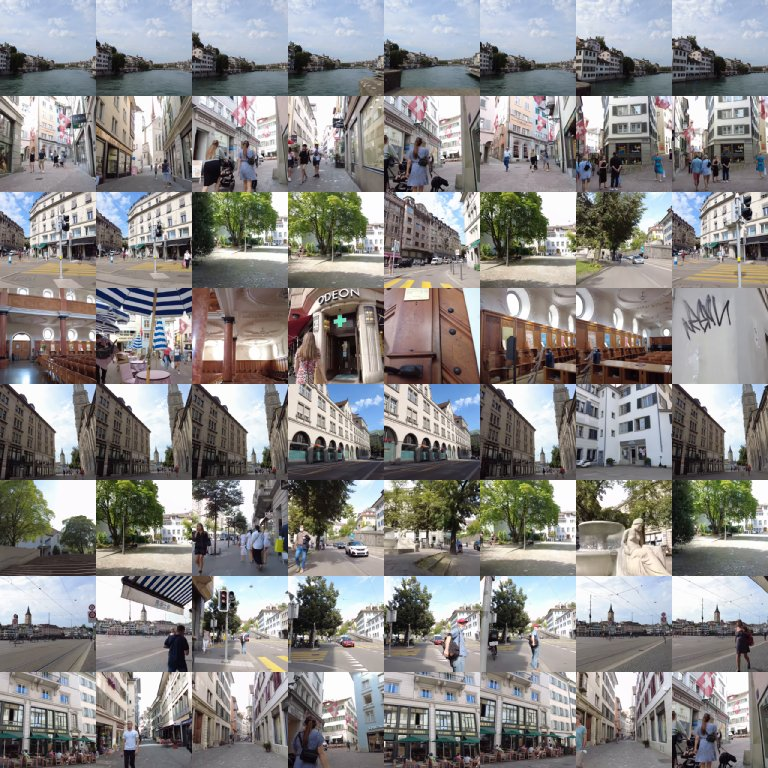

Write Python code to recreate this figure.
r"""The visual check of V18c's remade main measure's target (exp/vision/
README.md, "V18c: 主の指標を作り直す", 目視): for each of the first
``N_COMP`` whitened components of ``sem``, the ``N_EACH`` grid stacks of sel
with the lowest and the highest values, their hires last frames side by side
(a row of lows, a row of highs per component).

Zurich's hires frames are the grid's alone, in the grid's order (the frames
of ``sem_eval frames`` are sorted and the grid's starts ascend), so the
``i``-th Zurich frame of the hires data is grid stack ``i``. Runs where the
hires data and the cache are::

    python -m exp.vision.results.v18c.sem_extremes --sem <cache> --hires <dir> --out <jpg>
"""

import argparse
from pathlib import Path

import torch
from PIL import Image
from torch.nn import functional as F

from exp.lib.video_io import U8Reader
from exp.vision.fill_eval import Targets

N_COMP = 4
N_EACH = 8
THUMB = 96


def main() -> None:
    ap = argparse.ArgumentParser(description=__doc__)
    ap.add_argument("--sem", type=Path, required=True)
    ap.add_argument("--hires", type=Path, required=True)
    ap.add_argument("--out", type=Path, required=True)
    args = ap.parse_args()
    t = Targets.load(args.sem)
    y = t.y("sem", "grid")
    sel = torch.tensor(t.meta["sets_split"]["sel"]["idx"])
    frames = U8Reader(args.hires / "Zurich")
    rows = []
    for j in range(N_COMP):
        order = sel[y[sel, j].argsort()]
        for pick in (order[:N_EACH], order[-N_EACH:]):
            x = torch.stack([frames[int(i)] for i in pick]).float()
            x = F.interpolate(x, size=THUMB, mode="area")
            rows.append(torch.cat(list(x), 2))  # (3, THUMB, N_EACH THUMB)
    grid = torch.cat(rows, 1).round().clamp(0, 255).to(torch.uint8)
    Image.fromarray(grid.permute(1, 2, 0).numpy()).save(args.out, quality=85)
    print(args.out)


if __name__ == "__main__":
    main()
